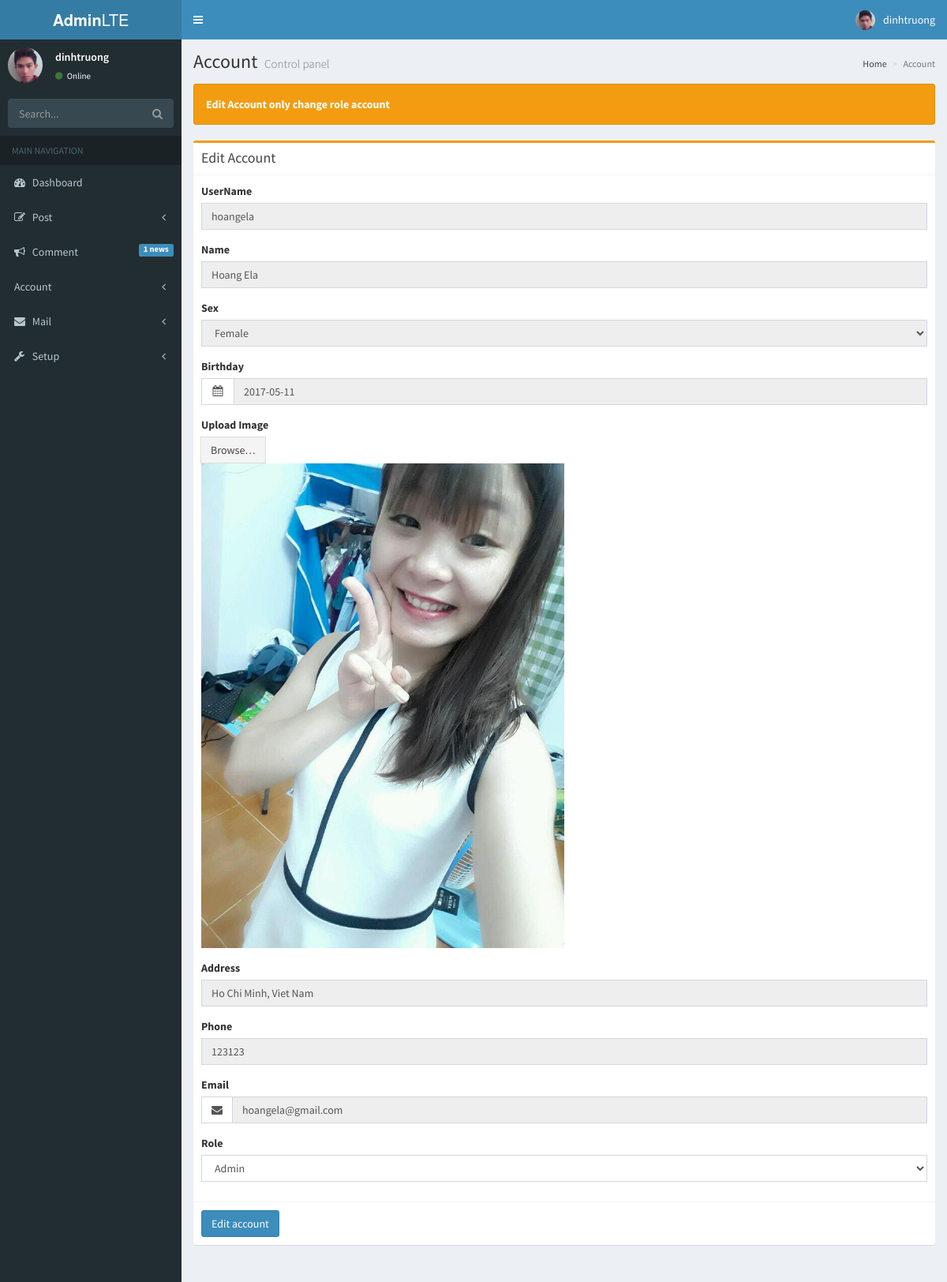
The app's page /basend/admin/index.php?menu=account&account=edit&id=2 (signed in) with its own data.
### tables this page shows
CREATE TABLE IF NOT EXISTS `account` (
  `id` int(11) NOT NULL,
  `username` varchar(50) NOT NULL,
  `password` varchar(50) NOT NULL,
  `name` varchar(100) NOT NULL,
  `sex` tinyint(1) NOT NULL,
  `address` varchar(100) NOT NULL,
  `phone` varchar(12) NOT NULL,
  `mail` varchar(100) NOT NULL,
  `date` date NOT NULL,
  `type_account` tinyint(1) NOT NULL,
  `date_register` date NOT NULL,
  `active` tinyint(1) NOT NULL,
  `key` varchar(50) NOT NULL,
  `online` tinyint(1) NOT NULL,
  `avatar` varchar(1000) NOT NULL,
  PRIMARY KEY (`id`),
  UNIQUE KEY `username` (`username`)
);

### basend/admin/controls/account_control.php (called while the page is built, shortened)
<?php
	require_once('models/account_model.php');
	class Account_Control
	{
		function Info_Account($id)
		{
			$model = new Account_Blog();
			return $model->Info_Account($id);
		}
	}
?>

### basend/admin/models/connect.php (called while the page is built, shortened)
<?php
	class Connect
	{
		function connect()
		{
			$this->mysqli = mysqli_connect("localhost","peterdinh018","","c9") or die("connect die");
			mysqli_set_charset ( $this->mysqli , "uft-8" );
			return $this->mysqli;
		}
	}
?>

### basend/admin/models/account_model.php (called while the page is built, shortened)
<?php
	require_once('connect.php');
	class Account_Blog
	{
		function Info_Account($id)
		{
			$mysqli = new Connect();
			$x = mysqli_query($mysqli->connect(),"select * from account where id='$id'");
			$array = $x->fetch_array();
			return $array;
		}
	}
?>

### basend/admin/controls/comment_control.php (called while the page is built, shortened)
<?php
	require_once('models/comment_model.php');
	class Comment_Control
	{
		function Count_Comment_New()
		{
			$model = new Comment_Blog();
			return $model->Count_Comment_New();
		}
	}
?>

### basend/admin/models/comment_model.php (called while the page is built, shortened)
<?php
	require_once('connect.php');
	class Comment_Blog
	{
		function Count_Comment_New()
		{
			$mysqli = new Connect();
			$x =  mysqli_query($mysqli->connect(), "select * from comment where see = 0");
			return mysqli_num_rows($x);
		}
	}
?>

### basend/admin/views/blocks/account.php (called while the page is built, shortened)
<?php
	$menu = new Menu_Blog();
	$menu->set_Menu_Account();
?>

### basend/admin/views/blocks/account/edit_account.php (the view, shortened to what this page needs)
<?php
	require_once('controls/account_control.php');
	$account = new Account_Control();
	if(isset($_GET['id']))
	$info_account =  $account->Info_Account($_GET['id']);
?>
<?php
	if(isset($_GET['id']))
	{
		if($info_account != null)
		{
			$row = $info_account;
?>
<section class="content">
	<div class="alert alert-warning">
	  <strong>Edit Account only change role account</strong>
	</div>
	<div class="row">
		<form role="form" method="post" enctype="multipart/form-data">
			<div class="col-md-12">
				<div class="box box-warning">
					<div class="box-header with-border">
					  <h3 class="box-title">Edit Account</h3>
					</div>
					<div class="box-body">
						<div class="form-group">
						  <label for="pass">UserName</label>
						  <input type="text" name="user" value="<?php echo $row['username'] ?>" class="form-control" placeholder="Username ..." readonly>
						</div>
						<div class="form-group">
						  <label for="name">Name</label>
						  <input type="text" name="name" value="<?php echo $row['name'] ?>" class="form-control" placeholder="Name ..." readonly >
						</div>
						<div class="form-group">
						  <label for="name">Sex</label>
						  <select class="form-control" name="sex" readonly>
							<option value="0" <?php if($row['sex'] == 0) echo "selected"; ?> >Female</option>
						  </select>
						</div>
						<div class="form-group">
							<label>Birthday</label>
							<div class="input-group date">
							  <div class="input-group-addon">
								<i class="fa fa-calendar"></i>
							  </div>
							  <input type="text" value="<?php echo $row['date'] ?>" name="date" class="form-control pull-right" id="datepicker1" readonly>
							</div>
						</div>
						<div class="form-group">
							<form method="post">
								<label>Upload Image</label>
								<div class="input-group">
									<span class="input-group-btn">
										<span class="btn btn-default btn-file">
											Browse… <input type="file" name="file" readonly >
										</span>
									</span>
								</div>
								<img src="<?php echo $row['avatar'] ?>" id='preview'/>
							</form>
						</div>
						<div class="form-group">
						  <label for="name">Address</label>
						  <input type="text" value="<?php echo $row['address'] ?>" name="address" class="form-control" placeholder="Address ..." readonly>
						</div>
						<div class="form-group">
						  <label for="name">Phone</label>
						  <input type="text" value="<?php echo $row['phone'] ?>" name="phone" class="form-control" placeholder="Phone ..." readonly>
						</div>
						<div class="form-group">
							<label>Email</label>
							<div class="input-group">
								<span class="input-group-addon"><i class="fa fa-envelope"></i></span>
								<input type="email" name="mail" value="<?php echo $row['mail'] ?>" class="form-control" placeholder="Email" readonly>
							</div>
						</div>
						<div class="form-group">
						  <label>Role</label>
						  <select class="form-control" name="role">
							<option value="1" <?php if($row['type_account'] == 1) echo "selected"; ?>  >Admin</option>
						  </select>
						</div>
					</div>
					<div class="box-footer">
					  <button type="submit" name="edit_account" class="btn btn-primary">Edit account</button>
					</div>
				</div>
			</div>
		</form>
	</div>
</section>
<?php
		}
		else
			include 'views/blocks/404.php';
}
		else
			include 'views/blocks/404.php';
?>

### basend/admin/views/header.php (shortened to what this page needs)
<?php
	require_once('controls/account_control.php');
	$account = new Account_Control();
	$info = $account->Info_Account($_SESSION["id_user"]);
?>
 <header class="main-header">
  <a href="#" class="logo">
    <span class="logo-lg"><b>Admin</b>LTE</span>
  </a>
  <nav class="navbar navbar-static-top">
    <a href="#" class="sidebar-toggle" data-toggle="offcanvas" role="button">
    </a>
    <div class="navbar-custom-menu">
      <ul class="nav navbar-nav">
        <li class="dropdown user user-menu">
          <a href="#" class="dropdown-toggle" data-toggle="dropdown">
            <img src="<?php echo $info['avatar'] ?>" class="user-image" alt="User Image">
            <span class="hidden-xs"><?php echo $info['name'] ?></span>
          </a>
        </li>
      </ul>
    </div>
  </nav>
</header>

### basend/admin/views/menu.php (shortened to what this page needs)
<?php
	require_once('controls/account_control.php');
	require_once('controls/comment_control.php');
	$comment = new Comment_Control();
	$account = new Account_Control();
	$info = $account->Info_Account($_SESSION["id_user"]);
?>
 <aside class="main-sidebar">
  <section class="sidebar">
    <div class="user-panel">
      <div class="pull-left image">
        <img src="<?php echo $info['avatar'] ?>" class="img-circle" style="height: 45px;" alt="User Image">
      </div>
      <div class="pull-left info">
        <p><?php echo $info['name'] ?></p>
        <a href="#"><i class="fa fa-circle text-success"></i> Online</a>
      </div>
    </div>
    <form action="#" method="get" class="sidebar-form">
      <div class="input-group">
        <input type="text" name="q" class="form-control" placeholder="Search...">
            <span class="input-group-btn">
              <button type="submit" name="search" id="search-btn" class="btn btn-flat"><i class="fa fa-search"></i>
              </button>
            </span>
      </div>
    </form>
    <ul class="sidebar-menu">
      <li class="header">MAIN NAVIGATION</li>
      <li><a href="index.php?menu=home"><i class="fa fa-dashboard"></i> <span>Dashboard</span></a></li>
      <li class="treeview">
        <a href="#">
          <i class="fa fa-edit"></i> <span>Post</span>
          <span class="pull-right-container">
            <i class="fa fa-angle-left pull-right"></i>
          </span>
        </a>
      </li>
      <li><a href="index.php?menu=comment"><i class="fa fa-bullhorn"></i> <span>Comment</span><?php if($comment->Count_Comment_New() > 0){ $x = $comment->Count_Comment_New(); echo "<span class=\"label label-primary pull-right\">$x news</span>";} ?></a></li>
      <li class="treeview">
        <a href="#">
          <i class="ion ion-person-add"></i> <span>Account</span>
          <span class="pull-right-container">
            <i class="fa fa-angle-left pull-right"></i>
          </span>
        </a>
      </li>
      <li class="treeview">
        <a href="#">
          <i class="fa fa-envelope"></i>
          <span>Mail</span>
          <span class="pull-right-container">
            <i class="fa fa-angle-left pull-right"></i>
          </span>
        </a>
      </li>
      <li class="treeview">
        <a href="#">
          <i class="fa fa-wrench"></i>
          <span>Setup</span>
          <span class="pull-right-container">
            <i class="fa fa-angle-left pull-right"></i>
          </span>
        </a>
      </li>
    </ul>
  </section>
</aside>

### basend/admin/views/blocks/account/edit_account.php (style rules this page uses)
.btn-file { position: relative; overflow: hidden; }
#preview { width: 50%; }

### records on screen
account: avatar (placeholder picture), name "dinhtruong"
account: user "hoangela", name "Hoang Ela", sex "Female", date "2017-05-11", avatar (picture), address "Ho Chi Minh, Viet Nam", phone "123123", mail "hoangela@gmail.com", role "Admin"

### other values on screen
$x "1"
$title->Title() "Account"
